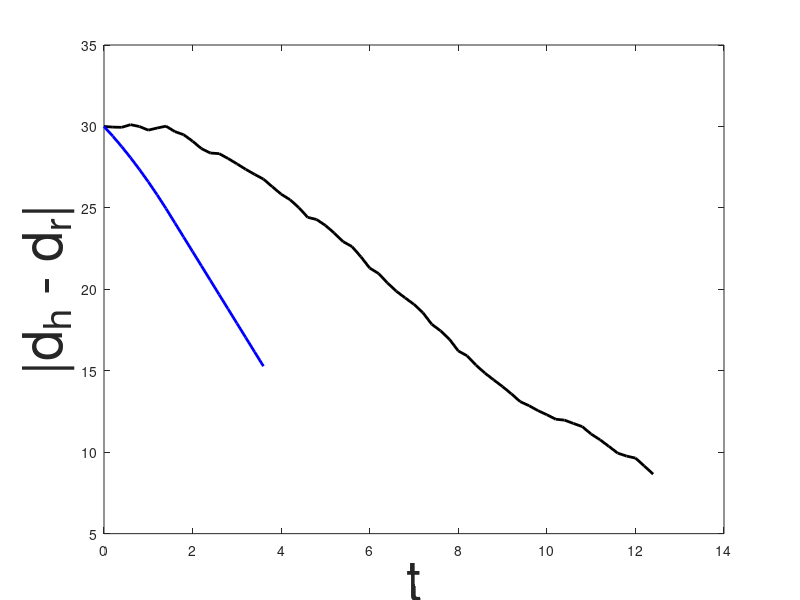

Recreate this plot in MATLAB. (Note: this script raises an error after producing the figure.)
close all; clear all;

SimTime = 500;
num_cstate = 4;
num_q = 3;
deltaT = 0.2;

MatlabSimfile_APMPC_Discrete = fopen('OutFiles/MatlabSimfile_Discrete.txt', 'r');
SimData_apmpc_discrete = fscanf(MatlabSimfile_APMPC_Discrete, '%f', [9 inf]);
fclose(MatlabSimfile_APMPC_Discrete);
q_apmpc_sim = SimData_apmpc_discrete(1, :)';
x_apmpc_sim = SimData_apmpc_discrete(2:1+num_cstate, :)';
b_apmpc_sim = SimData_apmpc_discrete((num_cstate+2):(1+num_cstate+num_q), :);
control_apmpc = SimData_apmpc_discrete(end, :)';
time_apmpc = 0:deltaT:(deltaT*(length(q_apmpc_sim)-1));


MatlabSimfile_MPC_Discrete = fopen('./MPCComparison/OutFiles/MatlabSimfile_MPC_Discrete.txt', 'r');
SimData_mpc_discrete = fscanf(MatlabSimfile_MPC_Discrete, '%f', [6 inf]);
fclose(MatlabSimfile_MPC_Discrete);
q_mpc_sim = SimData_mpc_discrete(1, :)';
x_mpc_sim = SimData_mpc_discrete(2:5, :)';
control_mpc = SimData_mpc_discrete(6, :)';
time_mpc = 0:deltaT:(deltaT*(length(q_mpc_sim)-1));

mode = {'Oblivious', 'Aggressive', 'Courteous', 'Reasonable'};
driver_apmpc_mode = mode{q_apmpc_sim(1)}
driver_mpc_mode = mode{floor(q_mpc_sim(1)/3)+1}


%%
figureposition = [0 500 2048 300]; figurelinewidth = 1.5; figurefontsize = 40; markersize = 8;
savedir = './figures/';

% draw (x_t(1) - x_t(3))
figure('Position', figureposition)
plot(time_apmpc, x_apmpc_sim(:, 1) - x_apmpc_sim(:, 3), 'k', 'LineWidth', figurelinewidth+0.5); hold on;
plot(time_mpc, x_mpc_sim(:, 1) - x_mpc_sim(:, 3), 'b', 'LineWidth', figurelinewidth+0.5);
%plot(x_sim(:, 3), 'b', 'LineWidth', figurelinewidth+0.5); hold on;
xlabel('t', 'FontSize', figurefontsize);
ylabel('|d_h - d_r|', 'FontSize', figurefontsize);
%title('x(t)', 'FontSize', figurefontsize);hold on;
legend('Our method', 'Normal MPC', 'Location', [.85,.7,.1,.2]);
set(gca, 'FontSize', figurefontsize);
savepath = strcat(savedir, 'positions_APMPC_MPC_', driver_apmpc_mode, '.png');
set(gcf,'PaperPositionMode','auto'); print(gcf, '-dpng', savepath);
